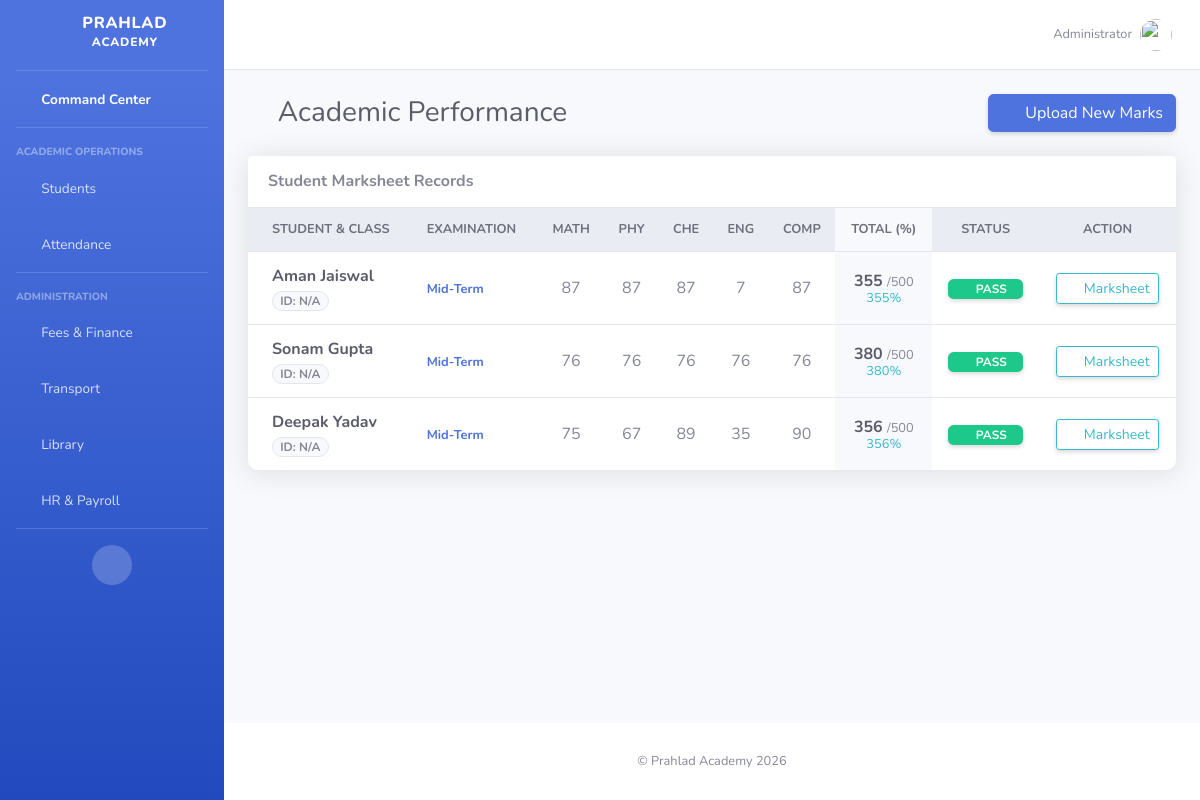
The app's page /report_card/ (signed in), older data.
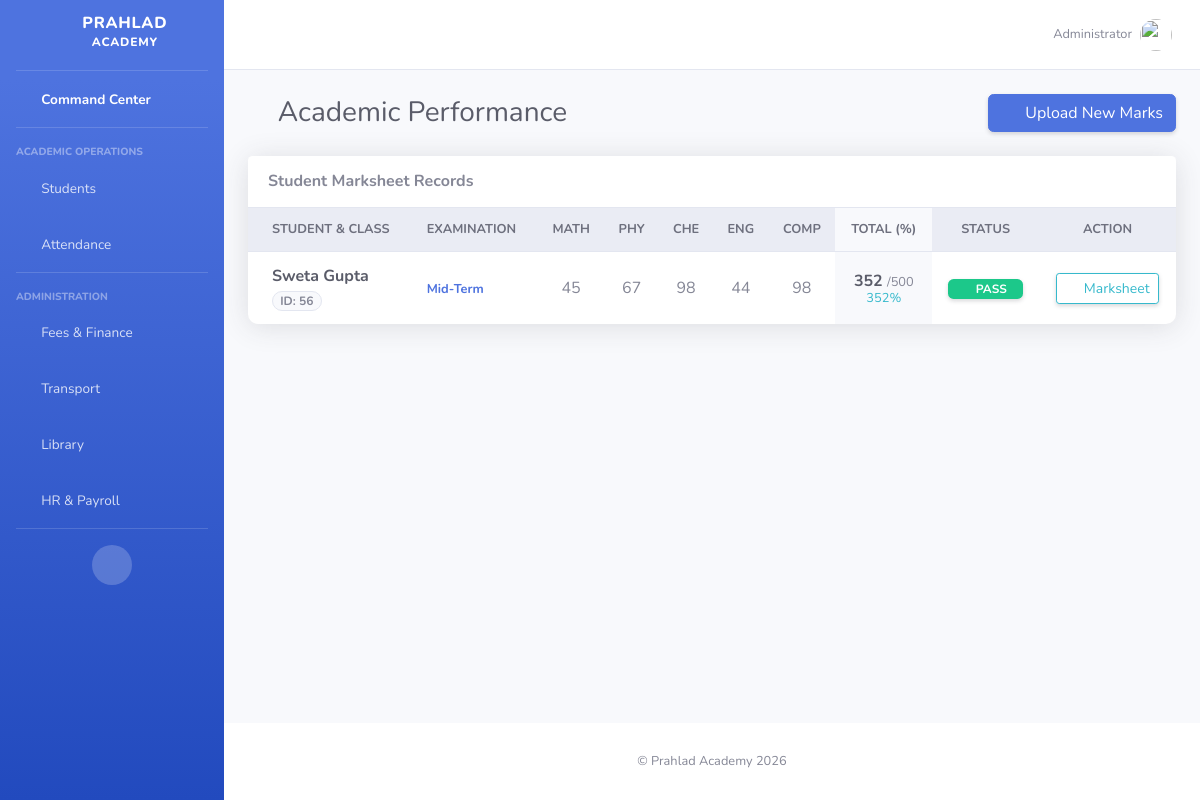
The same page, newer data.
### members/models.py (models this page shows, shortened)
class ExamScore(models.Model):
    student = models.ForeignKey(Member, on_delete=models.CASCADE)
    exam_name = models.CharField(max_length=100)
    maths = models.IntegerField(default=0)
    physics = models.IntegerField(default=0)
    chemistry = models.IntegerField(default=0)
    english = models.IntegerField(default=0)
    computer = models.IntegerField(default=0)

class Member(models.Model):
    school = models.ForeignKey(School, on_delete=models.CASCADE, null=True, blank=True)
    admission_no = models.CharField(max_length=50, null=True, blank=True)
    firstname = models.CharField(max_length=255)
    lastname = models.CharField(max_length=255)
    father_name = models.CharField(max_length=255, null=True, blank=True)
    mobile_number = models.CharField(max_length=15, null=True, blank=True)
    email = models.EmailField(null=True, blank=True)
    student_class = models.ForeignKey(ClassRoom, on_delete=models.SET_NULL, null=True, blank=True)
    roll_number = models.CharField(max_length=20, null=True, blank=True)
    gender = models.CharField(max_length=10, choices=[('Male', 'Male'), ('Female', 'Female')], default='Male')
    dob = models.DateField(null=True, blank=True)
    address = models.TextField(null=True, blank=True)
    joined_date = models.DateField(auto_now_add=True, null=True)
    profile_pic = models.ImageField(null=True, blank=True, upload_to="student_images/")
    blood_group = models.CharField(max_length=5, null=True, blank=True)
    medical_conditions = models.TextField(null=True, blank=True)
    transport_mode = models.CharField(max_length=20, null=True, blank=True)
    route_name = models.CharField(max_length=100, null=True, blank=True)
    house_team = models.CharField(max_length=20, null=True, blank=True)
    preferred_stream = models.CharField(max_length=50, null=True, blank=True)
    fee_total = models.DecimalField(max_digits=10, decimal_places=2, default=0)
    fee_paid = models.DecimalField(max_digits=10, decimal_places=2, default=0)

### members/views.py (the view)
# urls.py: path('report_card/', views.report_card, name='report_card'),
@login_required
def report_card(request):
    school = get_current_school(request)
    scores = ExamScore.objects.filter(student__school=school).select_related('student').order_by('-id')
    context = {
        'scores': scores,
        'total_exams': scores.count(),
    }
    return render(request, 'report_card.html', context)

### members/utils.py (called while the page is built, shortened)
def get_current_school(request):
    if not request.user.is_authenticated:
        return None
    if request.user.is_superuser:
        return School.objects.first()

### members/templates/report_card.html (shortened to what the changed rows need)
{% extends "master.html" %}
{% block content %}
<div class="d-sm-flex align-items-center justify-content-between mb-4">
    <h1 class="h3 mb-0 text-gray-800">
        <i class="fas fa-chart-line text-primary mr-2"></i>Academic Performance
    </h1>
</div>
<div class="card shadow mb-4 border-0">
    <div class="card-body p-0">
        <div class="table-responsive">
            <table class="table table-hover mb-0" id="resultsTable">
                <thead class="thead-light text-uppercase small font-weight-bold">
                    <tr>
                        <th class="border-0 pl-4">Student & Class</th>
                        <th class="border-0">Examination</th>
                        <th class="border-0 text-center">Math</th>
                        <th class="border-0 text-center">Phy</th>
                        <th class="border-0 text-center">Che</th>
                        <th class="border-0 text-center">Eng</th>
                        <th class="border-0 text-center">Comp</th>
                        <th class="border-0 text-center bg-gray-100">Total (%)</th>
                        <th class="border-0 text-center">Status</th>
                        <th class="border-0 text-center">Action</th>
                    </tr>
                </thead>
                <tbody>
                    {% for score in scores %}
                    <tr>
                        <td class="pl-4 align-middle">
                            <div class="font-weight-bold text-gray-800">{{ score.student.firstname }} {{ score.student.lastname }}</div>
                            <span class="badge badge-pill badge-light border text-muted small">ID: {{ score.student.roll_number|default:"N/A" }}</span>
                        </td>
                        <td class="align-middle">
                            <span class="text-primary font-weight-bold small">{{ score.exam_name }}</span>
                        </td>
                        <td class="text-center align-middle">{{ score.maths }}</td>
                        <td class="text-center align-middle">{{ score.physics }}</td>
                        <td class="text-center align-middle">{{ score.chemistry }}</td>
                        <td class="text-center align-middle">{{ score.english }}</td>
                        <td class="text-center align-middle">{{ score.computer }}</td>
                        <td class="text-center align-middle bg-gray-100 font-weight-bold">
                            {% with total=score.maths|add:score.physics|add:score.chemistry|add:score.english|add:score.computer %}
                                <div class="text-dark">{{ total }} <span class="text-muted small">/500</span></div>
                                <div class="text-info small mt-n1">{{ total|floatformat:0 }}%</div>
                            {% endwith %}
                        </td>
                        <td class="text-center align-middle">
                            {% with total=score.maths|add:score.physics|add:score.chemistry|add:score.english|add:score.computer %}
                                {% if total >= 165 %}
                                    <span class="badge badge-success px-3 py-1 shadow-sm"><i class="fas fa-check mr-1 small"></i>PASS</span>
                                {% else %}
                                    <span class="badge badge-danger px-3 py-1 shadow-sm"><i class="fas fa-times mr-1 small"></i>FAIL</span>
                                {% endif %}
                            {% endwith %}
                        </td>
                        <td class="text-center align-middle">
                            <a href="{% url 'marksheet_pdf' score.id %}" target="_blank" class="btn btn-sm btn-outline-info shadow-sm" title="Generate PDF">
                                <i class="fas fa-file-pdf mr-1"></i> Marksheet
                            </a>
                        </td>
                    </tr>
                    {% endfor %}
                </tbody>
            </table>
        </div>
    </div>
</div>
{% endblock %}

Row changes from the older to the newer data that the page shows:
removed ExamScore: student.firstname "Aman", student.lastname "Jaiswal", student.roll_number "N/A", exam_name "Mid-Term", maths "87", physics "87", chemistry "87", english "7", computer "87", score "355", value "355"
removed ExamScore: student.firstname "Sonam", student.lastname "Gupta", student.roll_number "N/A", exam_name "Mid-Term", maths "76", physics "76", chemistry "76", english "76", computer "76", score "380", value "380"
removed ExamScore: student.firstname "Deepak", student.lastname "Yadav", student.roll_number "N/A", exam_name "Mid-Term", maths "75", physics "67", chemistry "89", english "35", computer "90", score "356", value "356"
added ExamScore: student.firstname "Sweta", student.lastname "Gupta", student.roll_number "56", exam_name "Mid-Term", maths "45", physics "67", chemistry "98", english "44", computer "98", score "352", value "352"
